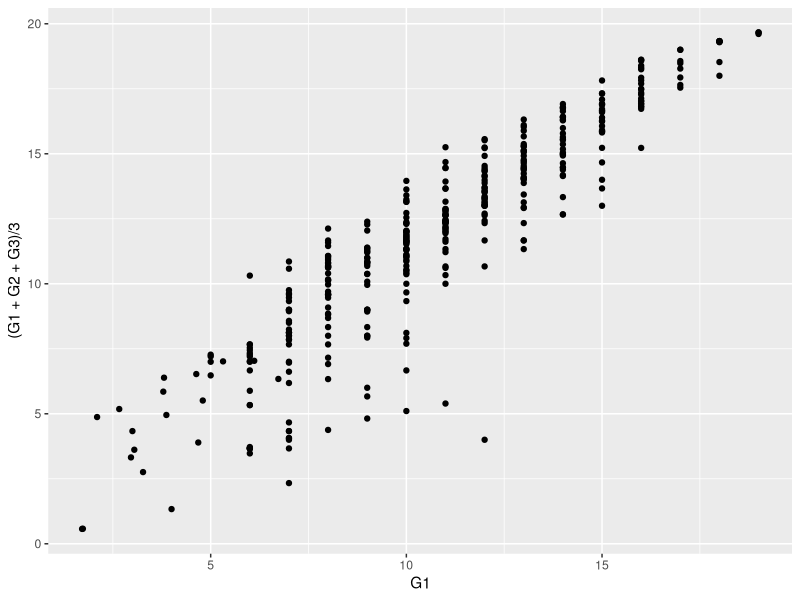
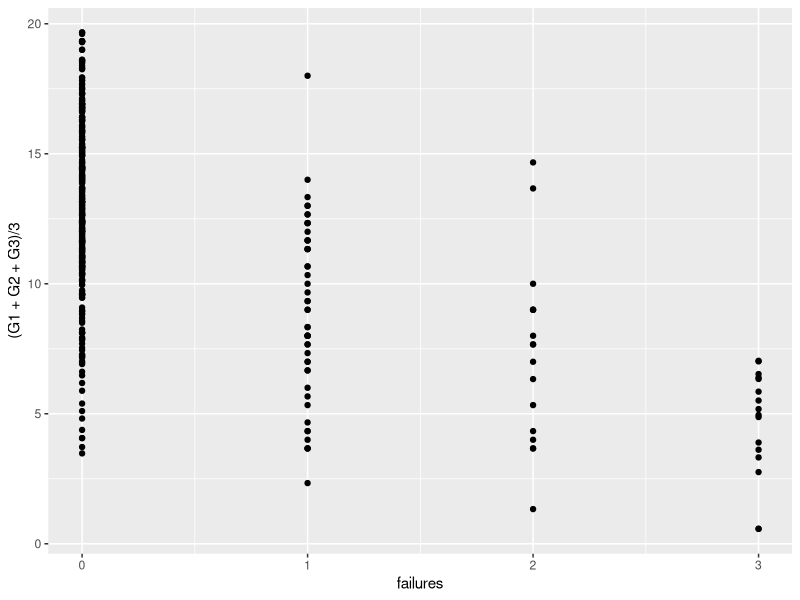

These charts were generated, in order, by the following R code:
#Q4_Part3
library(ggplot2)
library(tidyverse)
library(dplyr)
students_performance <- read.csv("StudentsPerformance.csv")

#Parta
students_performance_sample <- ggplot(students_performance, aes(x = G1, y = (G1 + G2 + G3)/3)) + geom_point(col = "black")
students_performance_sample

#partc
correlation_coefficient = cor(students_performance["G1"], students_performance["G1"] + students_performance["G2"] + students_performance["G3"]/3)
correlation_coefficient

#Parta
students_performance_sample <- ggplot(students_performance, aes(x = failures, y = (G1 + G2 + G3)/3)) + geom_point(col = "black")
students_performance_sample

#partc
correlation_coefficient = cor(students_performance["failures"], students_performance["G1"] + students_performance["G2"] + students_performance["G3"]/3)
correlation_coefficient
